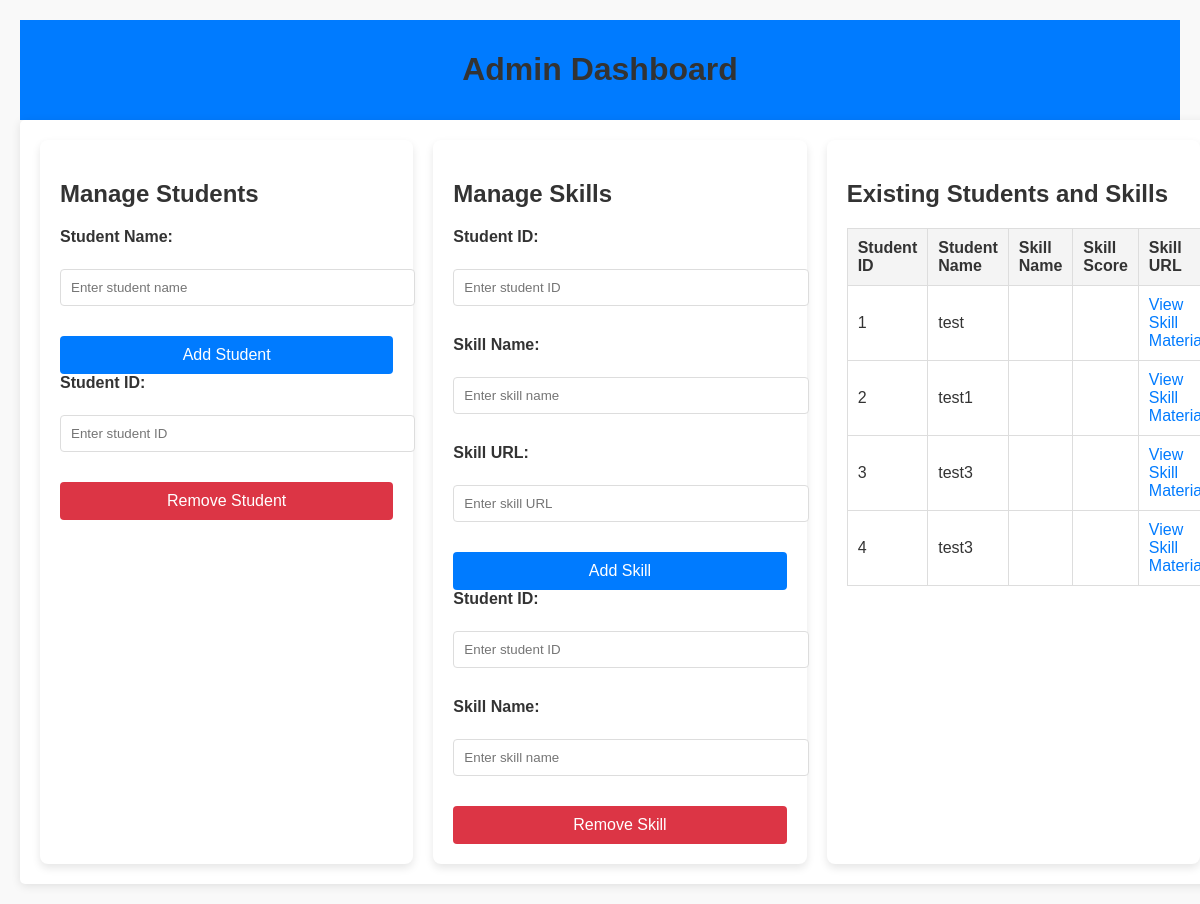
Page /admin_dashboard on the earlier database version.
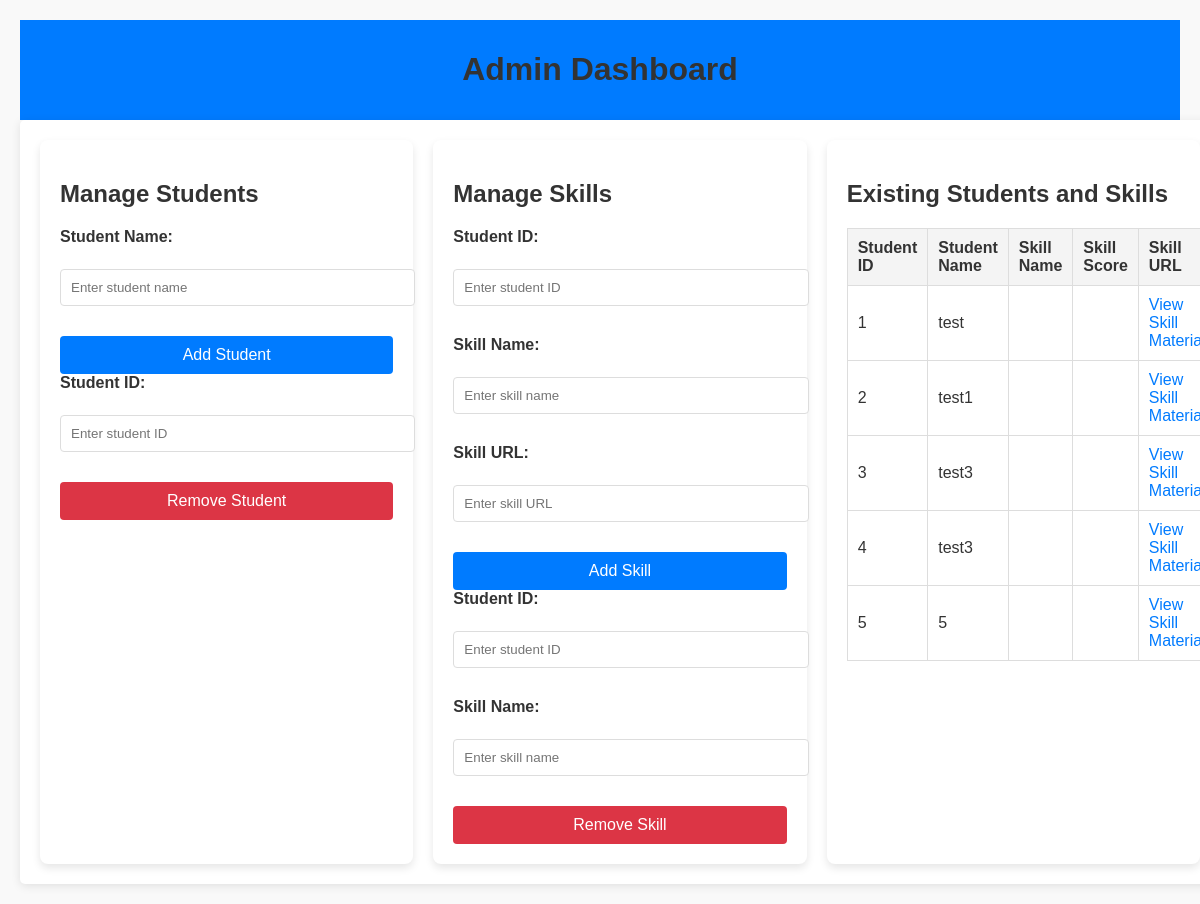
Same page on the later database version.
### tables this page shows
CREATE TABLE students (
            id INTEGER PRIMARY KEY AUTOINCREMENT,
            name TEXT NOT NULL
        );

### app.py (the view)
@app.route('/admin_dashboard')
def admin_dashboard():
    with get_db_connection() as conn:
        students = conn.execute('SELECT * FROM students').fetchall()
    return render_template('admin_dashboard.html', students=students)

### app.py (called while the page is built)
def get_db_connection():
    conn = sqlite3.connect('data.db')
    conn.row_factory = sqlite3.Row
    return conn

### templates/admin_dashboard.html (shortened to what this page needs)
<!DOCTYPE html>
<html lang="en">
<head>
    <link rel="stylesheet" href="https://cdnjs.cloudflare.com/ajax/libs/font-awesome/6.0.0-beta3/css/all.min.css">
    <link rel="stylesheet" href="{{ url_for('static', filename='css/styles.css') }}">
</head>
<body>
    <header>
        <h1>Admin Dashboard</h1>
    </header>
    <main class="container">
        <div class="form-section">
            <h2>
                <span class="tooltip">Manage Students
                </span>
            </h2>
            <form action="/add_student" method="POST">
                <label for="student_name">Student Name:</label>
                <input type="text" id="student_name" name="student_name" required placeholder="Enter student name">
                <button type="submit">Add Student</button>
            </form>
            <form action="/remove_student" method="POST">
                <label for="student_id_remove">Student ID:</label>
                <input type="text" id="student_id_remove" name="student_id" required placeholder="Enter student ID">
                <button type="submit" style="background-color: #dc3545;">Remove Student</button>
            </form>
        </div>
        <div class="form-section">
            <h2>
                <span class="tooltip">Manage Skills
                </span>
            </h2>
            <form action="/add_skill" method="POST">
                <label for="student_id_add">Student ID:</label>
                <input type="text" id="student_id_add" name="student_id" required placeholder="Enter student ID">
                <label for="skill_name">Skill Name:</label>
                <input type="text" id="skill_name" name="skill_name" required placeholder="Enter skill name">
                <label for="skill_url">Skill URL:</label>
                <input type="url" id="skill_url" name="skill_url" required placeholder="Enter skill URL">
                <button type="submit">Add Skill</button>
            </form>
            <form action="/remove_skill" method="POST">
                <label for="student_id_remove_skill">Student ID:</label>
                <input type="text" id="student_id_remove_skill" name="student_id" required placeholder="Enter student ID">
                <label for="skill_name_remove">Skill Name:</label>
                <input type="text" id="skill_name_remove" name="skill_name" required placeholder="Enter skill name">
                <button type="submit" style="background-color: #dc3545;">Remove Skill</button>
            </form>
        </div>
        <div class="table-section">
            <h2>
                <span class="tooltip">Existing Students and Skills
                </span>
            </h2>
            <table>
                <thead>
                    <tr>
                        <th>Student ID</th>
                        <th>Student Name</th>
                        <th>Skill Name</th>
                        <th>Skill Score</th>
                        <th>Skill URL</th>
                    </tr>
                </thead>
                <tbody>
                    {% for student in students %}
                    <tr>
                        <td>{{ student[0] }}</td>
                        <td>{{ student[1] }}</td>
                        <td>{{ student[2] }}</td>
                        <td>{{ student[3] }}</td>
                        <td><a href="{{ student[4] }}" target="_blank">View Skill Material</a></td>
                    </tr>
                    {% endfor %}
                </tbody>
            </table>
        </div>
    </main>
</body>
</html>

Differences in the rows shown:
added students: id "5", name "5"
